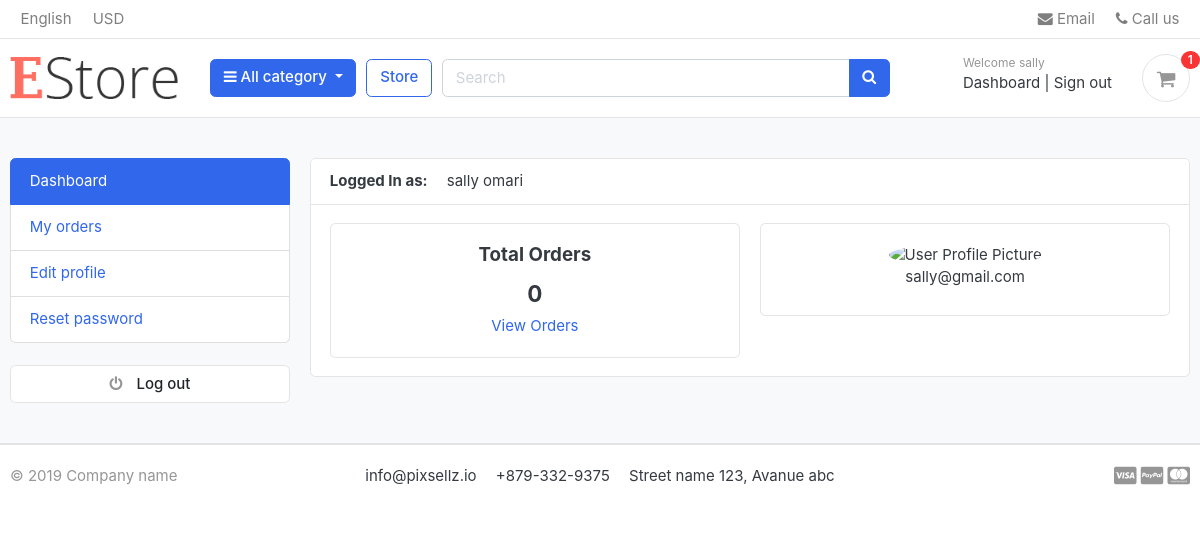
Page /account/ (signed in) on the committed database.
### accounts/models.py (models this page shows, shortened)
class Account(AbstractBaseUser, PermissionsMixin):
    first_name= models.CharField(max_length=50)
    last_name= models.CharField(max_length=50)
    username= models.CharField(max_length=50, unique=True)
    email= models.EmailField(max_length=100, unique=True)
    phone_number= models.CharField(max_length=50)
    date_joined=models.DateTimeField(auto_now_add=True)
    last_login=models.DateTimeField(auto_now_add=True)
    is_admin = models.BooleanField(default=False)
    is_staff = models.BooleanField(default=False)
    is_active = models.BooleanField(default=False)
    is_superadmin = models.BooleanField(default=False)
    USERNAME_FIELD="email"
    REQUIRED_FIELDS=['username','first_name','last_name']
    objects=MyAccountManager()
    def full_name(self):
        return f'{self.first_name} {self.last_name}'

### accounts/views.py (the view)
# urls.py: path('', dashboard,name='dashboard' ),
@login_required(login_url="signin")
def dashboard(request):
    user=request.user
    orders=Order.objects.order_by('-created_at').filter(user_id=user.id, is_ordered=True)
    orders_count=orders.count()
    try:
        userprofile=UserProfile.objects.get(user_id=user.id)
    except ObjectDoesNotExist:
        userprofile=None
    context={
        'orders_count':orders_count,
        'userprofile':userprofile
    }
    return render(request,'dashboard.html', context)

### cart/context_processor.py (called while the page is built)
def counter(request):
    count=0
    if 'admin' in request.path:
        return {}
    else:
        try:
            cart=Cart.objects.filter(cart_id=_cart_id(request))
            if request.user.is_authenticated:
                print(request.user.is_authenticated)
                cart_items=Cart_item.objects.all().filter(user=request.user)
            else:
                cart_items=Cart_item.objects.all().filter(cart=cart[:1])
            for cart_item in cart_items:
                count+=cart_item.quantity
        except ObjectDoesNotExist:
            count=0
        return dict(count=count)

### cart/views.py (called while the page is built)
def _cart_id(request):
    cart = request.session.session_key
    if not cart:
        cart = request.session.create()
    return cart

### category/context_processors.py (called while the page is built)
def menu_links(request):
    links=Category.objects.all()
    return dict(links=links)

### category/models.py (called while the page is built)
    def get_url(self):
        return reverse ('store_category', args=[self.slug])

### templates/dashboard.html (shortened to what this page needs)
{% extends "base.html" %}
{% load static %}
{% block content %}
<section class="section-conten padding-y bg">
<div class="container">
	<div class="row">
	{% include 'includes/sidebar.html' %}
	<main class="col-md-9">
		<article class="card">
		<header class="card-header">
			<strong class="d-inline-block mr-3">Logged In as:</strong>
			<span>{{user.full_name}}</span>
		</header>
		<div class="card-body">
			<div class="row">
		<div class="col-md-6">
			<div class="card" style="text-align:center;">
				<div class="card-body">
					<h5 class="card-title">Total Orders</h5>
					<h4>{{orders_count}}</h4>
					<a href="{% url 'my_orders' %}">View Orders</a>
				</div>
			</div>
		</div>
		{% if userprofile.profile_pics %}
		<div class="col-md-6">
			<div class="card" style="text-align:center;">
				<div class="card-body">
				<img src="{{userprofile.profile_pics.url}}" alt="User Profile Picture" width="50" height="50" style="border-radius:50%;">
					<p class="mb-0">{{user.email}}</h5>
					<h4>{{user.phone_number}}</h4>
				</div>
			</div>
		</div>
		{% else %}
		<div class="col-md-6">
			<div class="card" style="text-align:center;">
				<div class="card-body">
				<img src="https://www.w3schools.com/howto/img_avatar.png" alt="User Profile Picture" width="50" height="50" style="border-radius:50%;">
					<p class="mb-0">{{user.email}}</h5>
				</div>
			</div>
		</div>
		{% endif %}
			</div>
		</div>
		</article>
	</main>
</div>
</div>
</section>
</body>
</html>
{% endblock %}

### templates/includes/navbar.html (shortened to what this page needs)
{% load static %}
<header class="section-header">
<nav class="navbar p-md-0 navbar-expand-sm navbar-light border-bottom">
<div class="container">
  <div class="collapse navbar-collapse" id="navbarTop4">
    <ul class="navbar-nav mr-auto">
    	<li class="nav-item dropdown">
		 	<a href="#" class="nav-link">   English </a>
		</li>
		<li class="nav-item dropdown">
			<a href="#" class="nav-link"> USD </a>
		</li>
    </ul>
    <ul class="navbar-nav">
		<li><a href="#" class="nav-link"> <i class="fa fa-envelope"></i> Email </a></li>
		<li><a href="#" class="nav-link"> <i class="fa fa-phone"></i> Call us </a></li>
	</ul>
  </div>
</div>
</nav>
<section class="header-main border-bottom">
	<div class="container">
<div class="row align-items-center">
	<div class="col-lg-2 col-md-3 col-6">
		<a href="{% url 'home' %}" class="brand-wrap">
			<img class="logo" src="{% static './images/hi.png' %}">
		</a>
	</div>
	<div class="col-lg col-sm col-md col-6 flex-grow-0">
		<div class="category-wrap dropdown d-inline-block float-right">
			<button type="button" class="btn btn-primary dropdown-toggle" data-toggle="dropdown">
				<i class="fa fa-bars"></i> All category
			</button>
		</div>
	</div>
	<a href="{% url 'store' %}" class="btn btn-outline-primary">Store</a>
	<div class="col-lg  col-md-6 col-sm-12 col">
		<form action="{% url 'search' %}" class="search">
			<div class="input-group w-100">
			    <input type="text" class="form-control" style="width:60%;" placeholder="Search" name='keyword'>
			    <div class="input-group-append">
			      <button class="btn btn-primary" type="submit">
			        <i class="fa fa-search"></i>
			      </button>
			    </div>
		    </div>
		</form>
	</div>
	<div class="col-lg-3 col-sm-6 col-8 order-2 order-lg-3">
				<div class="d-flex justify-content-end mb-3 mb-lg-0">
				{% if user.id is None %}
					<div class="widget-header">
						<small class="title text-muted">Welcome guest!</small>
						<div>
							<a href="{% url 'signin' %}">Sign in</a> <span class="dark-transp"> | </span>
							<a href="{% url 'register' %}"> Register</a>
						</div>
					</div>
					{% else %}
					<div class="widget-header">
						<small class="title text-muted">Welcome {{user.first_name}}</small>
						<div>
							<a href="{% url 'dashboard' %}">Dashboard</a> <span class="dark-transp"> | </span>
							<a href="{% url 'logout' %}">Sign out</a>
						</div>
					</div>
					{% endif %}
					<a href="{% url 'cart' %}" class="widget-header pl-3 ml-3">
						<div class="icon icon-sm rounded-circle border"><i class="fa fa-shopping-cart"></i></div>
						<span class="badge badge-pill badge-danger notify">{{count}}</span>
					</a>
				</div>
			</div>
</div>
	</div>
</section>
</header>

### static/css/ui.css (style rules this page uses)
html { font-family: "Inter", sans-serif; font-size: 15px; }
.icon-xs, .icon-sm, .icon-md, .icon-lg { display: inline-block; text-align: center; flex-shrink: 0; flex-grow: 0; }
.icon-sm { width: 48px; height: 48px; line-height: 48px !important; font-size: 20px; }
.padding-y { padding-top: 40px; padding-bottom: 40px; }
article:after, .form-group:after { display: block; clear: both; content: ""; }
.bg { background-color: #f8f9fa; }
.header-main { position: relative; padding-top: 1rem; padding-bottom: 1rem; }
.brand-wrap .logo, .navbar-brand .logo { margin-right: 7px; max-height: 42px; display: inline-block; }
.widget-header { display: inline-block; vertical-align: middle; position: relative; }
.widget-header a { color: #343a40; }
.widget-header i { color: #969696; }
.widget-header .title { display: block; }
.widget-header .notify { position: absolute; top: -3px; right: -10px; }
.notify { position: absolute; top: -4px; right: -10px; display: inline-block; padding: 0.25em 0.6em; font-size: 12px; line-height: 1; text-align: center; border-radius: 3rem; color: #fff; background-color: #fa3434; }

### rows in the picture
Account: first_name "sally", full_name "sally omari", email "sally@gmail.com"

### other values in the picture
{{ count }} "1"
{{ orders_count }} "0"
